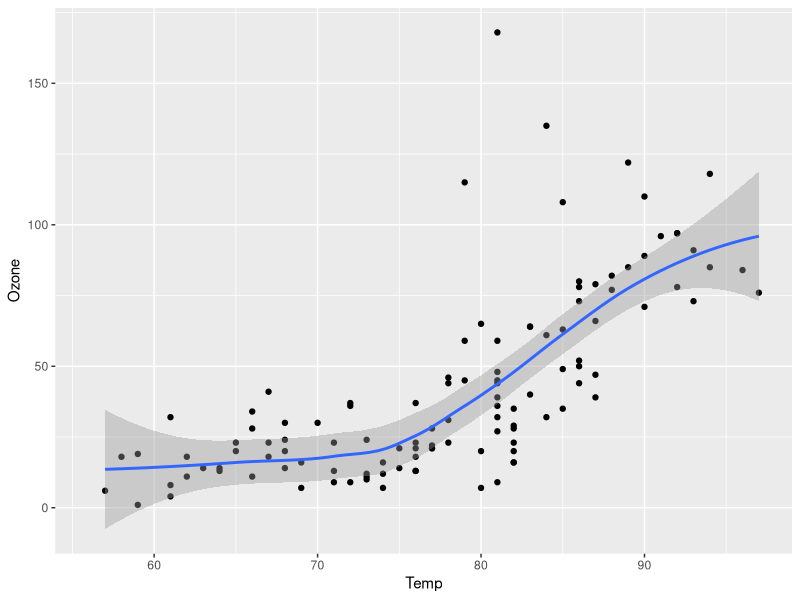
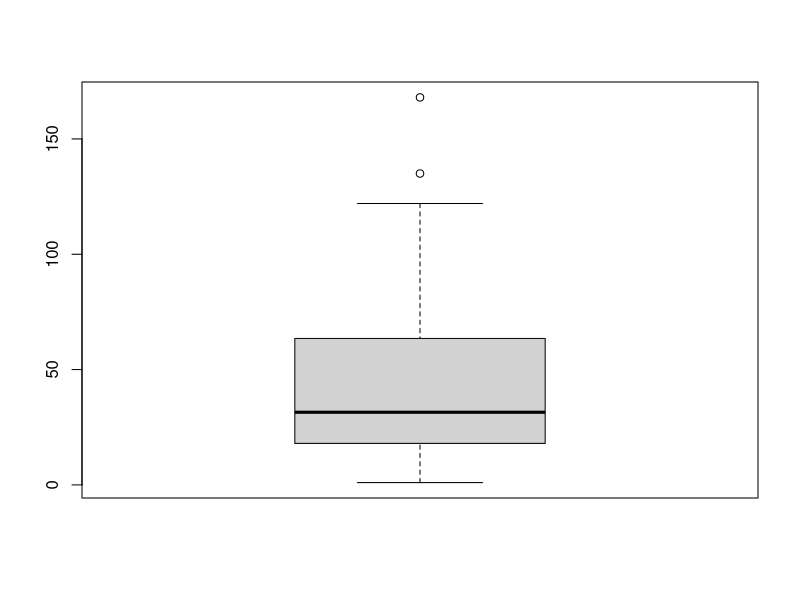

Source code (R) for these figures, in order:
## ---- chunk 1
#| echo: false
#| warning: false

# gives us ggplot2, dplyr, readr, tibble etc
if(!require("tidyverse"))
  install.packages("tidyverse")
library(tidyverse)

## ---- chunk 2
#| label: fig-airquality
#| fig-cap: "Temperature and ozone level."
#| echo: true

ggplot(airquality, aes(Temp, Ozone)) + 
  geom_point() + 
  geom_smooth(method = "loess")
## ---- chunk 3
#| label: fig-ozone
#| fig-cap: "Ozone level."
#| echo: false

boxplot(airquality$Ozone)

## ---- chunk 4
#| label: tbl-airquality
#| tbl-cap: Air Quality Heads
#| echo: false

knitr::kable(head(airquality))

## ---- chunk 5
#| label: tbl-airqualitytail
#| tbl-cap: Air Quality Tails
#| echo: false

knitr::kable(tail(airquality))

